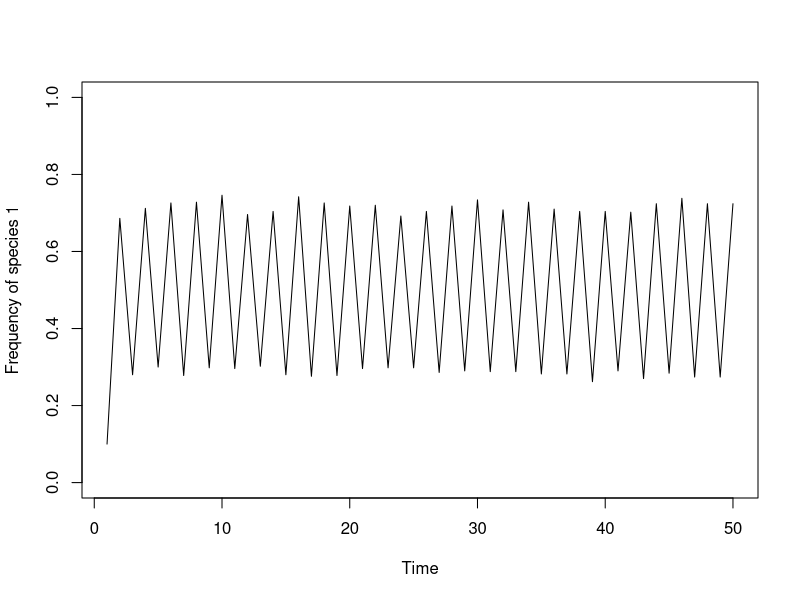

This figure's R source:
# Online Box 4
# R code to produce Fig. 4.5 (delayed negative frequency-dependent selection)
# "delayed" means that fitness is fixed for an entire "year"
# this requires two time loops instead of one
# only one simulation is run here (i.e., there is no loop over num.sims)

## specify parameters, initial conditions, and output vector
num.years <- 50
freq.1.vec <- vector(length = num.years)

J <- 500
init.1 <- 0.1*J
COM <- vector(length = J)
COM[1:init.1] <- 1; COM[(init.1+1):J] <- 2
  
year <- 2
  
fit.ratio.avg <- 1
freq.dep <- -20
  
## record data (frequency of species 1) for year 1
freq.1.vec[1] <- sum(COM==1)/J

## run simulation  
for (i in 1:(num.years-1)) {
    
  freq.1 <- sum(COM==1)/J; freq.2 <- 1 - freq.1
  fit.ratio <- exp(freq.dep*(freq.1-0.5) + log(fit.ratio.avg))
  Pr.1 <- fit.ratio*freq.1/(fit.ratio*freq.1 + freq.2)
    
  for (k in 1:J) {
    COM[ceiling(J*runif(1))] <- sample(c(1,2), 1, prob=c(Pr.1,1-Pr.1))
  }
  
  ## record data
  freq.1.vec[year] <- sum(COM==1)/J
  year <- year + 1
}

## graph the results
plot(1:num.years, freq.1.vec, type="l", xlab="Time", 
     ylab="Frequency of species 1", ylim=c(0,1))

